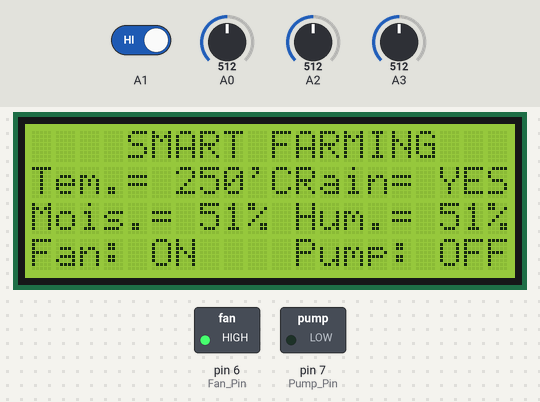
A sketch run on a simulated Arduino Uno, built with avr-gcc and run on an emulated ATmega328P. Parts: 20×4 character LCD, switched loads named in the sketch (green lamp = pin HIGH). The inputs (shaded band) are chosen by the test bench; at power-on: A0 = 512, A3 = 512, A2 = 512, A1 HIGH.

Above: at 1.2 s.
1.3 s: A0 set to 71
At 2.2 s:
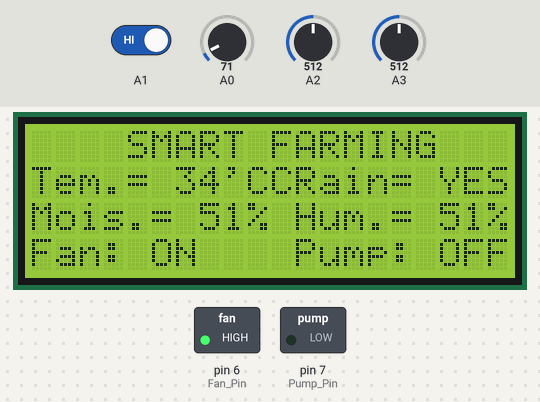
2.8 s: A0 set to 57
At 3.4 s:
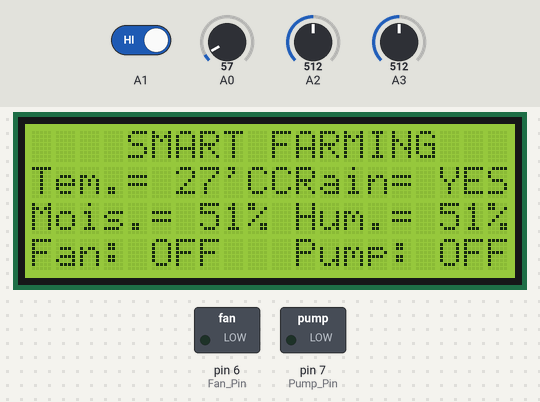
4.3 s: A3 set to 987
At 5.5 s:
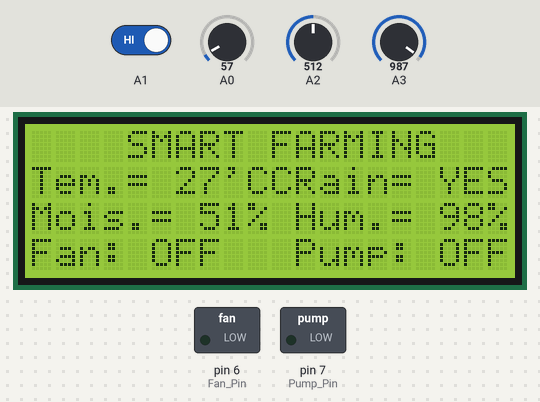
5.8 s: A3 set to 1010
At 6.9 s:
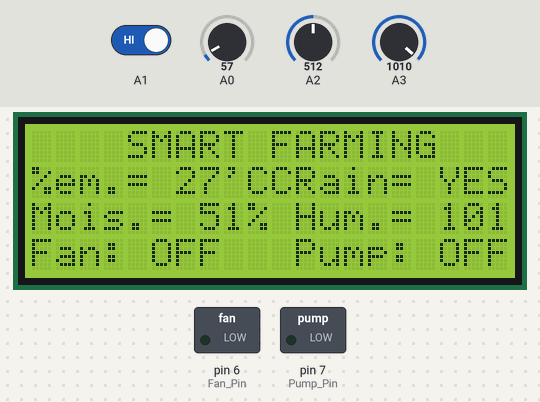
8.8 s: A2 set to 30
At 9.3 s:
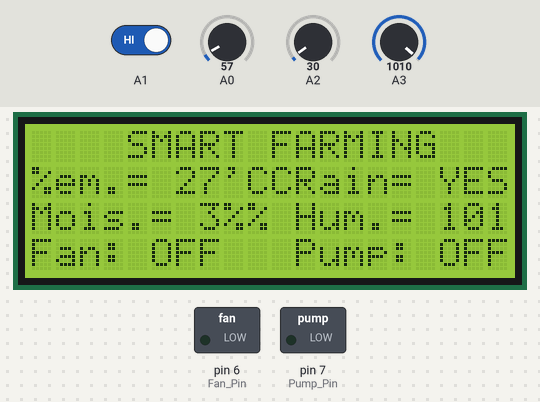
11.8 s: A1 driven LOW
At 12.6 s:
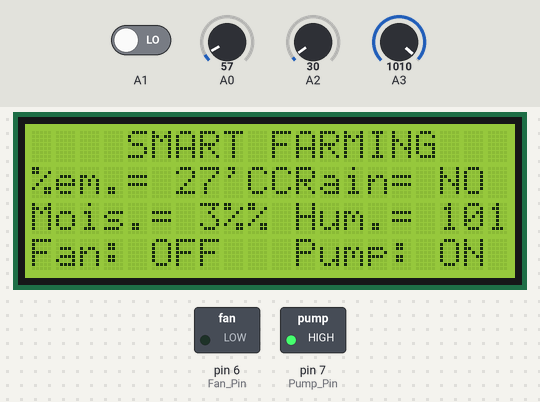
Timing chart, 0 to 14.8 s (numbered marks = the images above; inputs shaded):
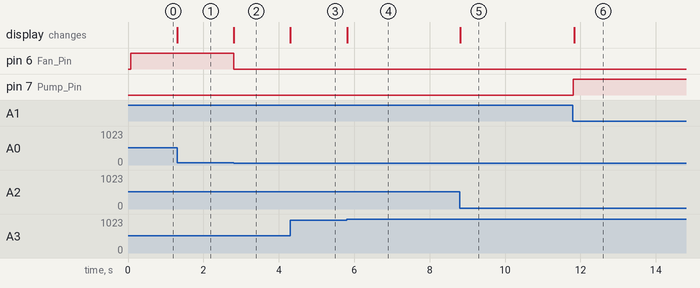

Measured:
- the behaviour switches between 64 and 63 on A0 (found by bisection; images 1 and 2)
- the behaviour switches between 999 and 1000 on A3 (found by bisection; images 3 and 4)
- after the input at 1.3 s, the display: changes at once (image 1)
- after the input at 2.8 s, pin 6 (Fan_Pin): HIGH → LOW at once; the display: changes at once (image 2)
- after the input at 4.3 s, the display: changes at once (image 3)
- after the input at 5.8 s, the display: changes at once (image 4)
- after the input at 8.8 s, the display: changes at once (image 5)
- after the input at 11.8 s, pin 7 (Pump_Pin): LOW → HIGH at once; the display: changes at once (image 6)

The sketch:

Smart_Farming_Circuit.ino
```cpp
#include <LiquidCrystal.h>

LiquidCrystal lcd(13, 12, 11, 10,  9,  8);

const int Fan_Pin = 6;
const int Pump_Pin = 7;

void setup()
{
  lcd.begin(20, 4);
  lcd.setCursor(0, 0);
  lcd.print("    SMART FARMING");

  pinMode(Fan_Pin, OUTPUT);
  pinMode(Pump_Pin, OUTPUT);
  pinMode(A1, INPUT);
}

void loop()
{
  //Temperature Sensing
  int S1 = analogRead(A0);
  float mV = (S1/1023.0)*5000; // Storing value in Celsius Degree
  int Temp = mV/10;
  lcd.setCursor(0,1);
  lcd.print("Tem.= ");
  lcd.print(Temp);
  lcd.print("'C");

  //Rain Sensing
  int R = digitalRead(A1);
  if(R == 0){
    lcd.setCursor(11,1);
    lcd.print("Rain= NO ");
  }
  if(R == 1){
    lcd.setCursor(11,1);
    lcd.print("Rain= YES");
  }

  //Soil Moisture
  int S3 = analogRead(A2);
  int SM = S3/10;
  lcd.setCursor(0,2);
  lcd.print("Mois.= ");
  lcd.print(SM);
  lcd.print("%");

  //Air Humidity
  int S4 = analogRead(A3);
  int H = S4/10;
  lcd.setCursor(11,2);
  lcd.print("Hum.= ");
  lcd.print(H);
  lcd.print("%");

  if(Temp>30){
    digitalWrite(Fan_Pin, HIGH);
    lcd.setCursor(0,3);
    lcd.print("Fan: ON ");
  }
  else{
    digitalWrite(Fan_Pin, LOW);
    lcd.setCursor(0,3);
    lcd.print("Fan: OFF");
  }

  if(SM<40 && R==0){
    digitalWrite(Pump_Pin, HIGH);
    lcd.setCursor(11,3);
    lcd.print("Pump: ON ");
  }
  else{
    digitalWrite(Pump_Pin, LOW);
    lcd.setCursor(11,3);
    lcd.print("Pump: OFF");
  }
}
```
